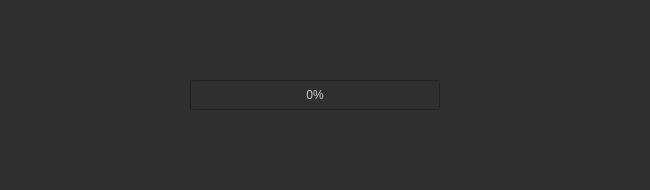
<?xml version="1.0" encoding="UTF-8"?>
<ui version="4.0">
 <class>Dialog</class>
 <widget class="QDialog" name="Dialog">
  <property name="geometry">
   <rect>
    <x>0</x>
    <y>0</y>
    <width>650</width>
    <height>190</height>
   </rect>
  </property>
  <property name="minimumSize">
   <size>
    <width>650</width>
    <height>190</height>
   </size>
  </property>
  <property name="maximumSize">
   <size>
    <width>650</width>
    <height>190</height>
   </size>
  </property>
  <property name="windowTitle">
   <string>Settings</string>
  </property>
  <property name="windowIcon">
   <iconset>
    <normaloff>img/icon.ico</normaloff>img/icon.ico</iconset>
  </property>
  <property name="styleSheet">
   <string notr="true">QWidget{
background-color:rgb(47, 47, 47);
color:rgb(200, 200, 200)
}
QTabWidget::pane {
	border: 1px solid rgb(128, 128, 128);
	border-radius: 3px;
}
QTabBar::tab 
{
    background: #48555E;
    color: white;   
	padding:5px;
    border: 1px solid #000;
	border-top-left-radius: 3px;
	border-top-right-radius: 3px;
}
QTabBar::tab:selected, 
QTabBar::tab:hover 
{
    border-top-color: #1D2A32;
    border-color: #40494E;
    color: black;
    background: qlineargradient(x1: 0, y1: 0, x2: 0, y2: 1, stop: 0 #C1D8E8, stop: 1 #F0F5F8); 
}
QLineEdit, QComboBox, QTextEdit{
	background-color: rgb(85,85,85);
	border-color: rgb(0, 0, 0);
	border-width : 1px;
	border-style:inset;
	padding: 5px;
	border-radius:3px;
}
QPushButton{
	background:rgb(102, 102, 102);
	color:rgb(255, 255, 255);
	border-radius:3px;
	padding-top:5px;
	padding-bottom:5px;
	padding-right:10px;
	padding-left:10px;
	border-color: rgb(0, 0, 0);
	border-width : 1px;
	border-style:inset;
}
QPushButton:hover{
	background-color:rgb(128, 128, 128);
}
QPushButton:pressed{
	background-color:#A4A4A4;
	color:#000
}
QLabel{
	border:0px;
}
QCheckBox{
	border:0px;
}
QTextBrowser{
	color: rgb(230, 230, 230);
	padding:10px;
	background-image: url(template/img/logo.png);
	background-repeat: no-repeat;
  	background-attachment: fixed;
 	background-position: center;
}
QGroupBox {
    border: 2px solid gray;
    border-radius: 5px;
    margin-top: 1ex; /* leave space at the top for the title */
}

QGroupBox::title {
    subcontrol-origin: margin;
    subcontrol-position: top center; /* position at the top center */
    padding: 0 5px;
}
QGroupBox::indicator {
    width: 13px;
    height: 13px;
}
QGroupBox#groupBoxNotifications::indicator:unchecked, QGroupBox#groupBoxNotifications::indicator:checked {
	image: url(template/img/notification.png);
}
QGroupBox#groupBoxSettings::indicator:unchecked, QGroupBox#groupBoxSettings::indicator:checked {
	image: url(template/img/settings.png);
}

QGroupBox#groupBoxBrowsers::indicator:unchecked, QGroupBox#groupBoxBrowsers::indicator:checked {
	image: url(template/img/browser.png);
}

QGroupBox#groupBoxTelegram::indicator:unchecked, QGroupBox#groupBoxTelegram::indicator:checked{
	image: url(template/img/telegram.png);
}

QGroupBox#groupBoxAccountSettings::indicator:unchecked, QGroupBox#groupBoxAccountSettings::indicator:checked{
	image: url(template/img/user.png);
}

QMenuBar {
    background-color: rgb(40,40,40);
}
QMenuBar::item {
    padding: 4px 8px;
    background: transparent;
    border-radius: 4px;
}

QMenuBar::item:selected { /* when selected using mouse or keyboard */
    background: rgb(60,60,60);
	color:rgb(200,200,200);
}

QMenuBar::item:pressed {
    background: #888888;
	color: #000;
}
QHeaderView::section, QHeaderView{
	background: #48555E;
	border: 0px;
	padding-left:3px;
}
QHeaderView::item{
	border: 0px;
}
QTableCornerButton::section {
    background: #48555E;
}
QTableWidget{
	border: 1px solid gray;
	border-radius:5px;
}
QTableWidget#tableWidgetPlanetList{
	border: 2px solid gray;
	border-radius:5px;
}
</string>
  </property>
  <widget class="QTabWidget" name="tabWidget">
   <property name="geometry">
    <rect>
     <x>10</x>
     <y>10</y>
     <width>630</width>
     <height>170</height>
    </rect>
   </property>
   <property name="currentIndex">
    <number>0</number>
   </property>
   <property name="iconSize">
    <size>
     <width>24</width>
     <height>24</height>
    </size>
   </property>
   <widget class="QWidget" name="tab">
    <attribute name="icon">
     <iconset>
      <normaloff>img/security.png</normaloff>img/security.png</iconset>
    </attribute>
    <attribute name="title">
     <string>Security</string>
    </attribute>
    <widget class="QCheckBox" name="checkBoxTLS13">
     <property name="geometry">
      <rect>
       <x>410</x>
       <y>50</y>
       <width>200</width>
       <height>30</height>
      </rect>
     </property>
     <property name="font">
      <font>
       <pointsize>9</pointsize>
       <weight>75</weight>
       <bold>true</bold>
      </font>
     </property>
     <property name="text">
      <string>TLS 1.3</string>
     </property>
    </widget>
    <widget class="QLabel" name="label">
     <property name="geometry">
      <rect>
       <x>10</x>
       <y>50</y>
       <width>185</width>
       <height>30</height>
      </rect>
     </property>
     <property name="font">
      <font>
       <pointsize>9</pointsize>
       <weight>75</weight>
       <bold>true</bold>
      </font>
     </property>
     <property name="text">
      <string>Security Level</string>
     </property>
    </widget>
    <widget class="QCheckBox" name="checkBoxHSTS">
     <property name="geometry">
      <rect>
       <x>10</x>
       <y>10</y>
       <width>200</width>
       <height>30</height>
      </rect>
     </property>
     <property name="font">
      <font>
       <pointsize>9</pointsize>
       <weight>75</weight>
       <bold>true</bold>
      </font>
     </property>
     <property name="text">
      <string>HSTS</string>
     </property>
    </widget>
    <widget class="QPushButton" name="pushButtonSaveSecurity">
     <property name="geometry">
      <rect>
       <x>530</x>
       <y>90</y>
       <width>75</width>
       <height>30</height>
      </rect>
     </property>
     <property name="text">
      <string>Save</string>
     </property>
    </widget>
    <widget class="QCheckBox" name="checkBoxAutomaticHTTPSRewrites">
     <property name="geometry">
      <rect>
       <x>410</x>
       <y>10</y>
       <width>200</width>
       <height>30</height>
      </rect>
     </property>
     <property name="font">
      <font>
       <pointsize>9</pointsize>
       <weight>75</weight>
       <bold>true</bold>
      </font>
     </property>
     <property name="text">
      <string>Automatic HTTPS Rewrites</string>
     </property>
    </widget>
    <widget class="QComboBox" name="comboBoxSecurityLevel">
     <property name="geometry">
      <rect>
       <x>220</x>
       <y>50</y>
       <width>100</width>
       <height>30</height>
      </rect>
     </property>
     <item>
      <property name="text">
       <string>Off</string>
      </property>
     </item>
     <item>
      <property name="text">
       <string>Essentially Off</string>
      </property>
     </item>
     <item>
      <property name="text">
       <string>Low</string>
      </property>
     </item>
     <item>
      <property name="text">
       <string>Medium</string>
      </property>
     </item>
     <item>
      <property name="text">
       <string>High</string>
      </property>
     </item>
     <item>
      <property name="text">
       <string>Under Attack</string>
      </property>
     </item>
    </widget>
    <widget class="QLabel" name="label_2">
     <property name="geometry">
      <rect>
       <x>200</x>
       <y>50</y>
       <width>15</width>
       <height>30</height>
      </rect>
     </property>
     <property name="font">
      <font>
       <pointsize>9</pointsize>
       <weight>75</weight>
       <bold>true</bold>
      </font>
     </property>
     <property name="text">
      <string>:</string>
     </property>
    </widget>
    <widget class="QCheckBox" name="checkBoxAlwaysUseHTTPS">
     <property name="geometry">
      <rect>
       <x>210</x>
       <y>10</y>
       <width>200</width>
       <height>30</height>
      </rect>
     </property>
     <property name="font">
      <font>
       <pointsize>9</pointsize>
       <weight>75</weight>
       <bold>true</bold>
      </font>
     </property>
     <property name="text">
      <string>Allways use HTTPS</string>
     </property>
    </widget>
    <widget class="QLabel" name="label_7">
     <property name="geometry">
      <rect>
       <x>10</x>
       <y>90</y>
       <width>185</width>
       <height>30</height>
      </rect>
     </property>
     <property name="font">
      <font>
       <pointsize>9</pointsize>
       <weight>75</weight>
       <bold>true</bold>
      </font>
     </property>
     <property name="text">
      <string>SSL</string>
     </property>
    </widget>
    <widget class="QLabel" name="label_8">
     <property name="geometry">
      <rect>
       <x>200</x>
       <y>90</y>
       <width>15</width>
       <height>30</height>
      </rect>
     </property>
     <property name="font">
      <font>
       <pointsize>9</pointsize>
       <weight>75</weight>
       <bold>true</bold>
      </font>
     </property>
     <property name="text">
      <string>:</string>
     </property>
    </widget>
    <widget class="QComboBox" name="comboBoxSSL">
     <property name="geometry">
      <rect>
       <x>220</x>
       <y>90</y>
       <width>100</width>
       <height>30</height>
      </rect>
     </property>
     <item>
      <property name="text">
       <string>Off</string>
      </property>
     </item>
     <item>
      <property name="text">
       <string>Flexible</string>
      </property>
     </item>
     <item>
      <property name="text">
       <string>Full</string>
      </property>
     </item>
     <item>
      <property name="text">
       <string>Strict</string>
      </property>
     </item>
    </widget>
   </widget>
   <widget class="QWidget" name="tab_3">
    <attribute name="icon">
     <iconset>
      <normaloff>img/network.png</normaloff>img/network.png</iconset>
    </attribute>
    <attribute name="title">
     <string>Network</string>
    </attribute>
    <widget class="QCheckBox" name="checkBoxHTTP3">
     <property name="geometry">
      <rect>
       <x>10</x>
       <y>10</y>
       <width>200</width>
       <height>30</height>
      </rect>
     </property>
     <property name="font">
      <font>
       <pointsize>9</pointsize>
       <weight>75</weight>
       <bold>true</bold>
      </font>
     </property>
     <property name="text">
      <string>HTTP/3 (with QUIC)</string>
     </property>
    </widget>
    <widget class="QCheckBox" name="checkBoxWebSockets">
     <property name="geometry">
      <rect>
       <x>410</x>
       <y>10</y>
       <width>200</width>
       <height>30</height>
      </rect>
     </property>
     <property name="font">
      <font>
       <pointsize>9</pointsize>
       <weight>75</weight>
       <bold>true</bold>
      </font>
     </property>
     <property name="text">
      <string>WebSockets</string>
     </property>
    </widget>
    <widget class="QCheckBox" name="checkBoxOnionRouting">
     <property name="geometry">
      <rect>
       <x>210</x>
       <y>10</y>
       <width>200</width>
       <height>30</height>
      </rect>
     </property>
     <property name="font">
      <font>
       <pointsize>9</pointsize>
       <weight>75</weight>
       <bold>true</bold>
      </font>
     </property>
     <property name="text">
      <string>Onion Routing</string>
     </property>
    </widget>
    <widget class="QCheckBox" name="checkBoxIPGeolocation">
     <property name="geometry">
      <rect>
       <x>410</x>
       <y>50</y>
       <width>200</width>
       <height>30</height>
      </rect>
     </property>
     <property name="font">
      <font>
       <pointsize>9</pointsize>
       <weight>75</weight>
       <bold>true</bold>
      </font>
     </property>
     <property name="text">
      <string>IP Geolocation</string>
     </property>
    </widget>
    <widget class="QPushButton" name="pushButtonSaveNetwork">
     <property name="geometry">
      <rect>
       <x>540</x>
       <y>90</y>
       <width>75</width>
       <height>30</height>
      </rect>
     </property>
     <property name="text">
      <string>Save</string>
     </property>
    </widget>
    <widget class="QLineEdit" name="lineEditID">
     <property name="geometry">
      <rect>
       <x>450</x>
       <y>100</y>
       <width>51</width>
       <height>30</height>
      </rect>
     </property>
     <property name="placeholderText">
      <string/>
     </property>
    </widget>
    <widget class="QComboBox" name="comboBoxMinTLS">
     <property name="geometry">
      <rect>
       <x>220</x>
       <y>50</y>
       <width>75</width>
       <height>30</height>
      </rect>
     </property>
     <item>
      <property name="text">
       <string>1.0</string>
      </property>
     </item>
     <item>
      <property name="text">
       <string>1.1</string>
      </property>
     </item>
     <item>
      <property name="text">
       <string>1.2</string>
      </property>
     </item>
     <item>
      <property name="text">
       <string>1.3</string>
      </property>
     </item>
    </widget>
    <widget class="QLabel" name="label_9">
     <property name="geometry">
      <rect>
       <x>200</x>
       <y>50</y>
       <width>15</width>
       <height>30</height>
      </rect>
     </property>
     <property name="font">
      <font>
       <pointsize>9</pointsize>
       <weight>75</weight>
       <bold>true</bold>
      </font>
     </property>
     <property name="text">
      <string>:</string>
     </property>
    </widget>
    <widget class="QLabel" name="label_10">
     <property name="geometry">
      <rect>
       <x>10</x>
       <y>50</y>
       <width>185</width>
       <height>30</height>
      </rect>
     </property>
     <property name="font">
      <font>
       <pointsize>9</pointsize>
       <weight>75</weight>
       <bold>true</bold>
      </font>
     </property>
     <property name="text">
      <string>Minimum TLS Version</string>
     </property>
    </widget>
   </widget>
   <widget class="QWidget" name="tab_2">
    <attribute name="icon">
     <iconset>
      <normaloff>img/cache.png</normaloff>img/cache.png</iconset>
    </attribute>
    <attribute name="title">
     <string>Cache</string>
    </attribute>
    <widget class="QCheckBox" name="checkBoxDevelopmentMode">
     <property name="geometry">
      <rect>
       <x>210</x>
       <y>50</y>
       <width>200</width>
       <height>30</height>
      </rect>
     </property>
     <property name="font">
      <font>
       <pointsize>9</pointsize>
       <weight>75</weight>
       <bold>true</bold>
      </font>
     </property>
     <property name="text">
      <string>Development Mode</string>
     </property>
    </widget>
    <widget class="QLabel" name="label_5">
     <property name="geometry">
      <rect>
       <x>335</x>
       <y>10</y>
       <width>160</width>
       <height>30</height>
      </rect>
     </property>
     <property name="font">
      <font>
       <pointsize>9</pointsize>
       <weight>75</weight>
       <bold>true</bold>
      </font>
     </property>
     <property name="text">
      <string>Browser Cache TTL</string>
     </property>
    </widget>
    <widget class="QCheckBox" name="checkBoxAlwaysOnline">
     <property name="geometry">
      <rect>
       <x>10</x>
       <y>50</y>
       <width>200</width>
       <height>30</height>
      </rect>
     </property>
     <property name="font">
      <font>
       <pointsize>9</pointsize>
       <weight>75</weight>
       <bold>true</bold>
      </font>
     </property>
     <property name="text">
      <string>Always Online</string>
     </property>
    </widget>
    <widget class="QComboBox" name="comboBoxCacheLevel">
     <property name="geometry">
      <rect>
       <x>185</x>
       <y>10</y>
       <width>110</width>
       <height>30</height>
      </rect>
     </property>
     <item>
      <property name="text">
       <string>Basic</string>
      </property>
     </item>
     <item>
      <property name="text">
       <string>Aggressive</string>
      </property>
     </item>
     <item>
      <property name="text">
       <string>Simplified</string>
      </property>
     </item>
    </widget>
    <widget class="Line" name="line">
     <property name="geometry">
      <rect>
       <x>310</x>
       <y>10</y>
       <width>3</width>
       <height>30</height>
      </rect>
     </property>
     <property name="orientation">
      <enum>Qt::Vertical</enum>
     </property>
    </widget>
    <widget class="QComboBox" name="comboBoxTTL">
     <property name="geometry">
      <rect>
       <x>520</x>
       <y>10</y>
       <width>100</width>
       <height>30</height>
      </rect>
     </property>
     <item>
      <property name="text">
       <string>5 minutes</string>
      </property>
     </item>
     <item>
      <property name="text">
       <string>15 minutes</string>
      </property>
     </item>
     <item>
      <property name="text">
       <string>30 miniutes</string>
      </property>
     </item>
     <item>
      <property name="text">
       <string>45 minutes</string>
      </property>
     </item>
     <item>
      <property name="text">
       <string>1 hour</string>
      </property>
     </item>
     <item>
      <property name="text">
       <string>2 hours</string>
      </property>
     </item>
     <item>
      <property name="text">
       <string>3 hours</string>
      </property>
     </item>
     <item>
      <property name="text">
       <string>4 hours</string>
      </property>
     </item>
     <item>
      <property name="text">
       <string>8 hours</string>
      </property>
     </item>
     <item>
      <property name="text">
       <string>16 hours</string>
      </property>
     </item>
     <item>
      <property name="text">
       <string>1 day</string>
      </property>
     </item>
     <item>
      <property name="text">
       <string>1 week</string>
      </property>
     </item>
     <item>
      <property name="text">
       <string>1 month</string>
      </property>
     </item>
     <item>
      <property name="text">
       <string>1 year</string>
      </property>
     </item>
    </widget>
    <widget class="QLabel" name="label_3">
     <property name="geometry">
      <rect>
       <x>10</x>
       <y>10</y>
       <width>150</width>
       <height>30</height>
      </rect>
     </property>
     <property name="font">
      <font>
       <pointsize>9</pointsize>
       <weight>75</weight>
       <bold>true</bold>
      </font>
     </property>
     <property name="text">
      <string>Cache Level</string>
     </property>
    </widget>
    <widget class="QLabel" name="label_6">
     <property name="geometry">
      <rect>
       <x>500</x>
       <y>10</y>
       <width>15</width>
       <height>30</height>
      </rect>
     </property>
     <property name="font">
      <font>
       <pointsize>9</pointsize>
       <weight>75</weight>
       <bold>true</bold>
      </font>
     </property>
     <property name="text">
      <string>:</string>
     </property>
    </widget>
    <widget class="QLabel" name="label_4">
     <property name="geometry">
      <rect>
       <x>165</x>
       <y>10</y>
       <width>15</width>
       <height>30</height>
      </rect>
     </property>
     <property name="font">
      <font>
       <pointsize>9</pointsize>
       <weight>75</weight>
       <bold>true</bold>
      </font>
     </property>
     <property name="text">
      <string>:</string>
     </property>
    </widget>
    <widget class="QPushButton" name="pushButtonSaveCache">
     <property name="geometry">
      <rect>
       <x>543</x>
       <y>90</y>
       <width>75</width>
       <height>30</height>
      </rect>
     </property>
     <property name="text">
      <string>Save</string>
     </property>
    </widget>
    <widget class="QPushButton" name="pushButtonClearCache">
     <property name="geometry">
      <rect>
       <x>520</x>
       <y>50</y>
       <width>100</width>
       <height>30</height>
      </rect>
     </property>
     <property name="text">
      <string>Clelar Cache</string>
     </property>
    </widget>
   </widget>
  </widget>
  <widget class="QFrame" name="frame">
   <property name="enabled">
    <bool>true</bool>
   </property>
   <property name="geometry">
    <rect>
     <x>-10</x>
     <y>-10</y>
     <width>666</width>
     <height>210</height>
    </rect>
   </property>
   <property name="frameShape">
    <enum>QFrame::StyledPanel</enum>
   </property>
   <property name="frameShadow">
    <enum>QFrame::Raised</enum>
   </property>
   <widget class="QProgressBar" name="progressBar">
    <property name="geometry">
     <rect>
      <x>200</x>
      <y>90</y>
      <width>250</width>
      <height>30</height>
     </rect>
    </property>
    <property name="value">
     <number>0</number>
    </property>
   </widget>
  </widget>
 </widget>
 <resources/>
 <connections/>
</ui>
